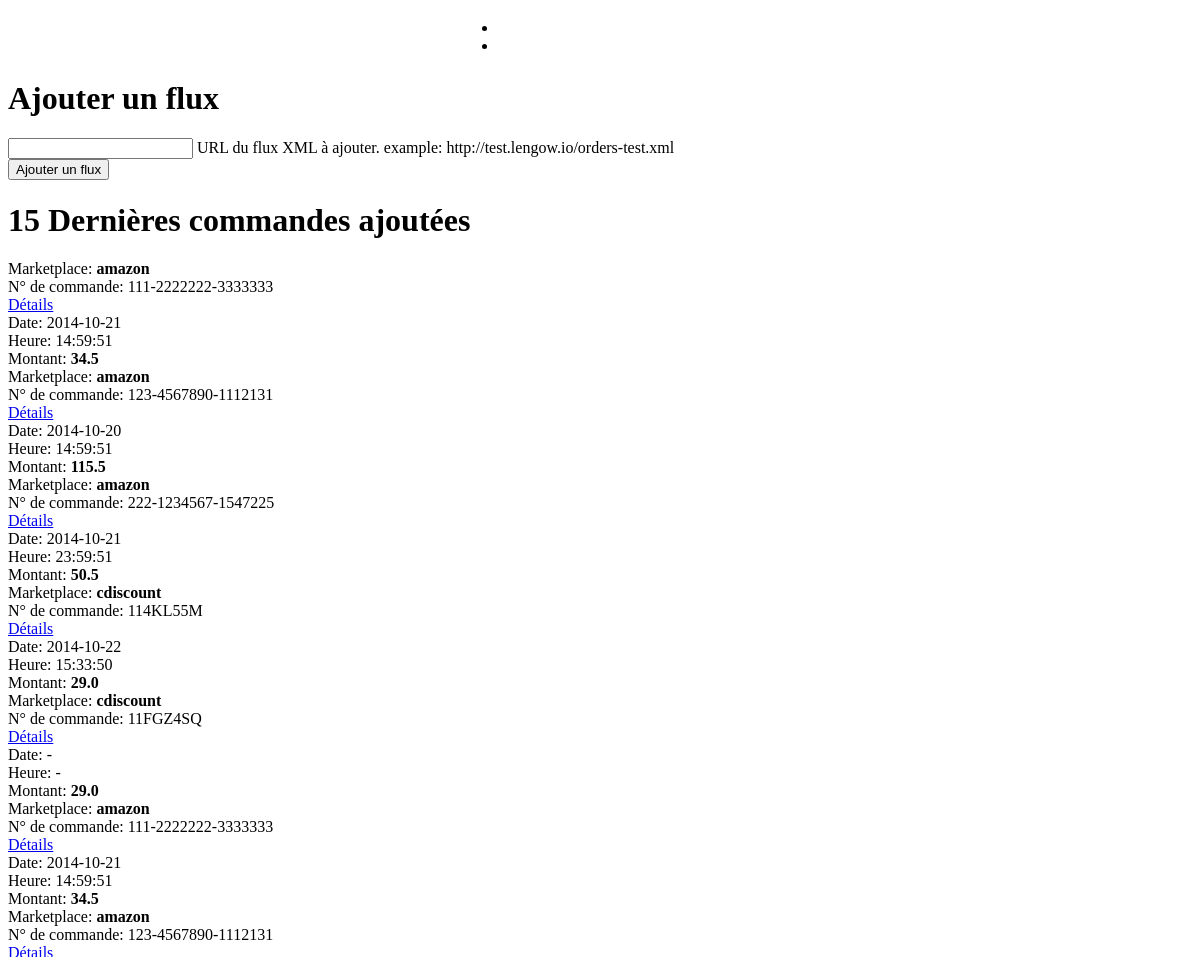
Before: / (upper part) with the older database file.
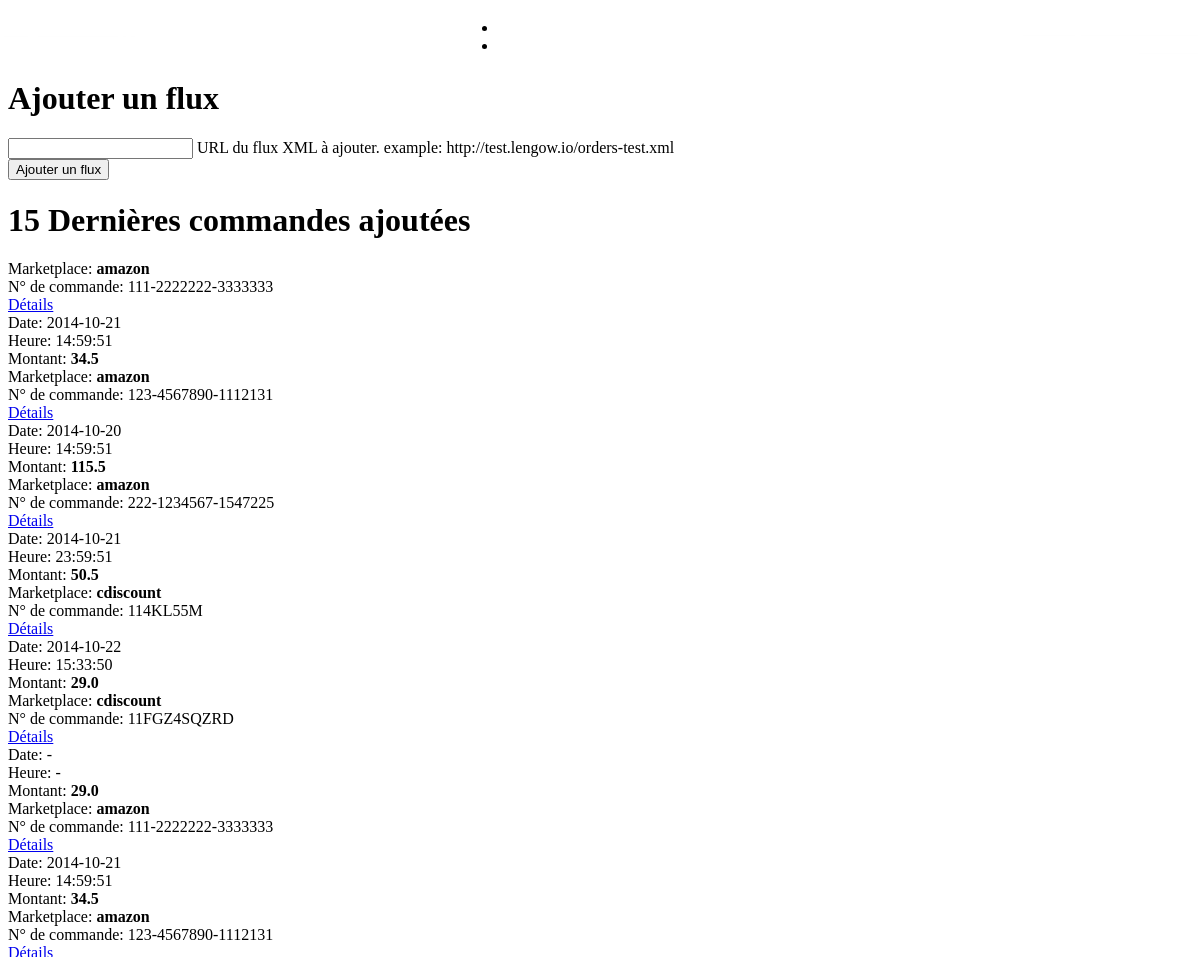
After: the same page with the newer database file.
### orders/models.py (models this page shows)
class Order(models.Model):
    marketplace = models.CharField(max_length=50)
    order_id = models.CharField(max_length=50)
    order_purchase_date = models.CharField(max_length=15, blank=True)
    order_purchase_heure = models.CharField(max_length=15, blank=True)
    order_amount = models.CharField(max_length=50)

### orders/views.py (the view, shortened to what this page needs)
# urls.py: url(r'^$', views.index, name='index'),
def index(request):
    if request.method == 'GET':
        latest_orders = Order.objects.order_by('id')[:15]
        return render(request, 'orders/orders.html', {'latest_orders': latest_orders})
    else:
        latest_orders = Order.objects.order_by('id')[:15]
        return render(request, 'orders/orders.html', {'latest_orders': latest_orders})

### orders/templates/orders/orders.html (shortened to what this page needs)
{% extends 'base.html' %}
{% load staticfiles %}
{% block main %}
    <h1>Ajouter un flux</h1>
    <div class="mui-panel" xmlns="http://www.w3.org/1999/html">
        <form role="form" id="add-flux-form" action="" method="post">
            <div class="mui-textfield mui-textfield--float-label">
                <input type="text" name="url" required>
                <label>URL du flux XML à ajouter. example: http://test.lengow.io/orders-test.xml</label>
            </div>
            <input type="submit" class="mui-btn mui-btn--primary mui-btn--raised" value="Ajouter un flux" />
        </form>
    </div>
    {% if not latest_orders %}
        <div class="mui-panel">
            <h3><strong>Aucune</strong> commande n'a été trouvée, veuillez introduire de nouvelles commandes
                en ajoutant un <strong>flux</strong>.</h3>
        </div>
    {% else %}
        <h1>15 Dernières commandes ajoutées</h1>
    {% endif %}
    {% for order in latest_orders %}
    <div class="mui-panel">
        <div class="mui-row">
            <div class="mui-col-md-5 mui-col-sm-5">Marketplace: <strong>{{ order.marketplace }}</strong></div>
            <div class="mui-col-md-5 mui-col-sm-5">N° de commande: {{ order.order_id }}</div>
            <a class="mui-col-md-2 mui-col-sm-2 btn-detail mui-btn mui-btn--small mui-btn--primary mui-btn--raised" href="{% url 'order_detail' order.id %}">Détails</a>
        </div>
        <div class="mui-row">
            <div class="mui-col-md-3 mui-col-sm-3">Date: {{ order.order_purchase_date }}</div>
            <div class="mui-col-md-3 mui-col-sm-3">Heure: {{ order.order_purchase_heure }}</div>
            <div class="mui-col-md-3 mui-col-sm-3">Montant: <strong>{{ order.order_amount }}</strong></div>
        </div>
    </div>
    {% endfor %}
{% endblock main %}

Changed rows visible on the page:
changed Order: order_id "11FGZ4SQ" → "11FGZ4SQZRD"
